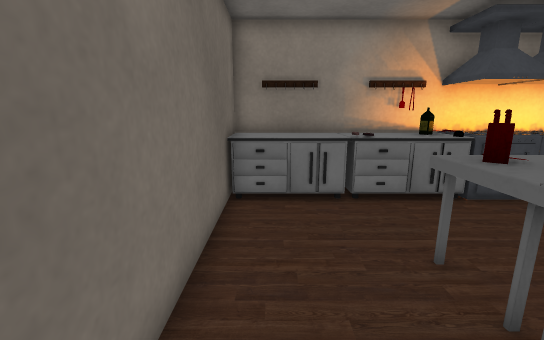
View 1 (above)

14 first-person views from a walk through a 3-D level made in the Unity game engine. The camera is 1.3 m above the floor, tilts 12° down and sees 90° across. The floor is counted in squares, 0.48 m on a side. Each view is taken from the middle of a square. On the plan, view 1 faces up. The plan holds only what a view shows up to about 19 squares ahead; the rest is blank. The player is left out. Some surface patterns are stand-ins.

View 2
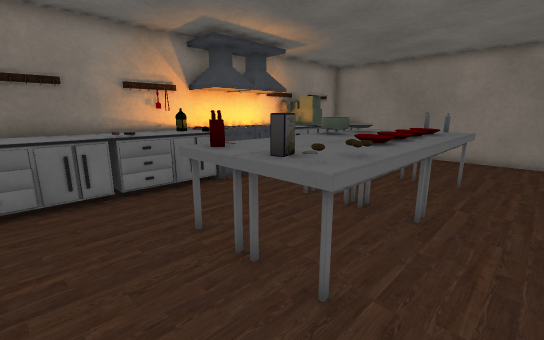

View 3
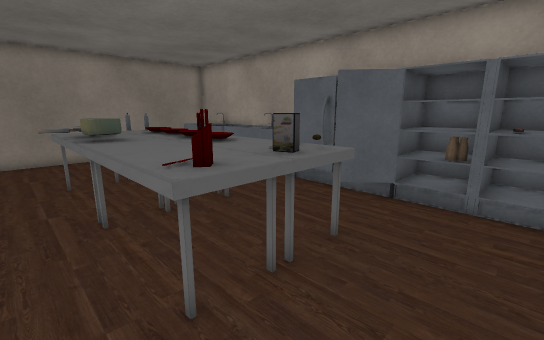

View 4
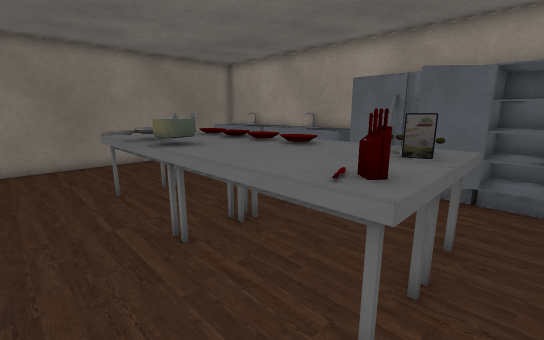

View 5
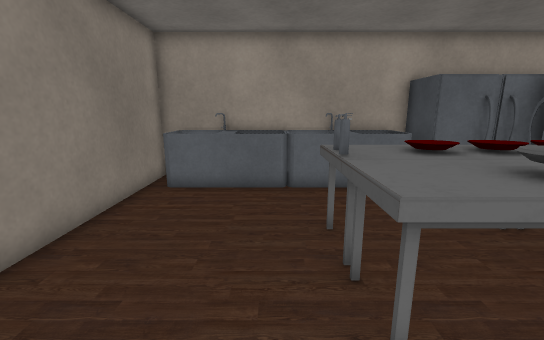

View 6
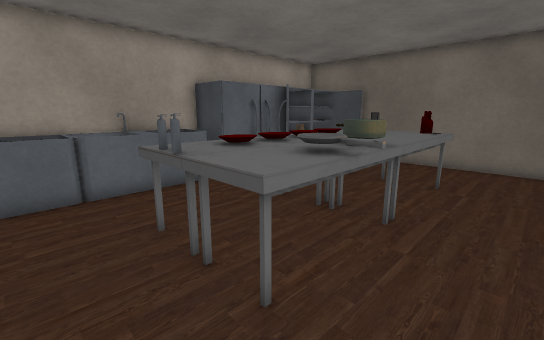

View 7
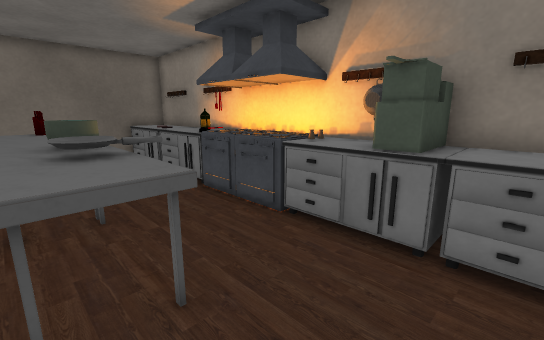

View 8
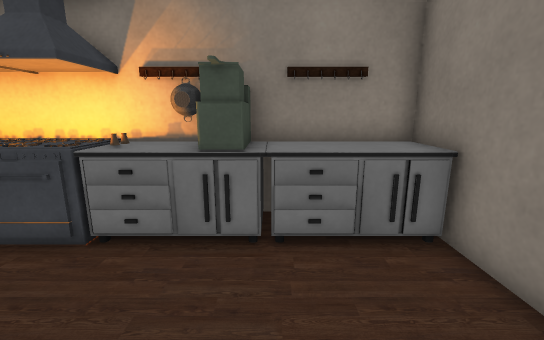

View 9
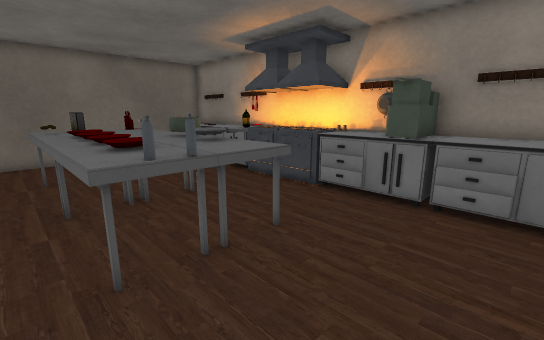

View 10
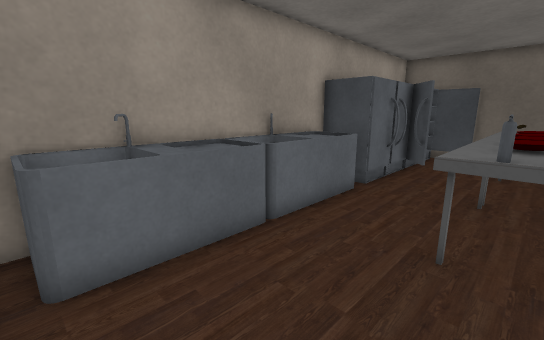

View 11
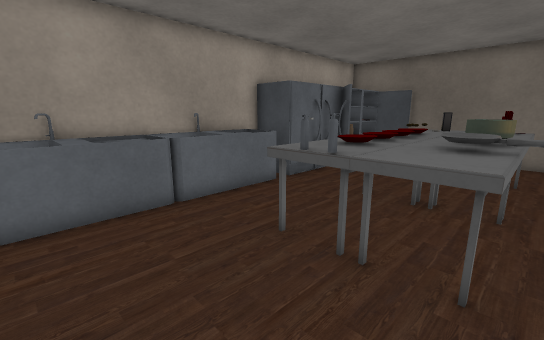

View 12
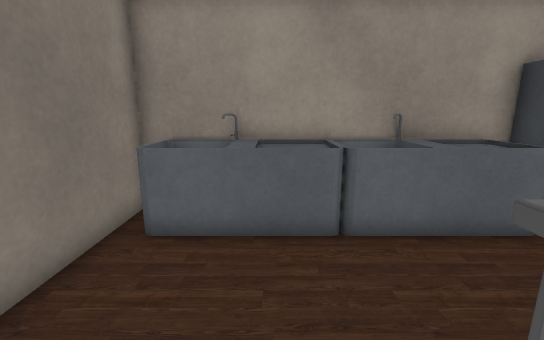

View 13
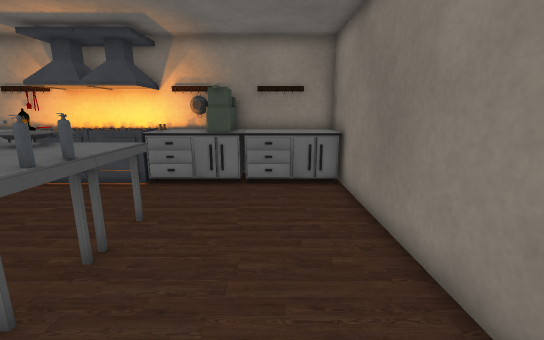

View 14
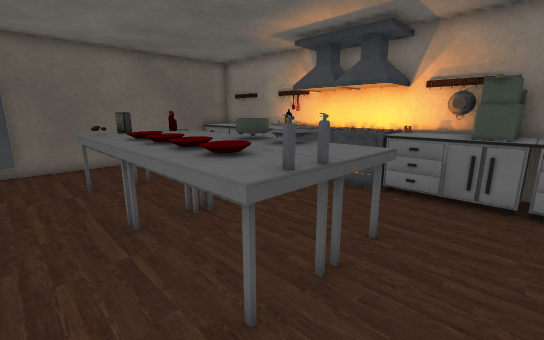

### Floor plan
Key: @ floor where view 1 was taken; # wall or solid block; . floor; E oven; B bottle; T table; P pot; F fire extinguisher; R fridge; S sink; O other object.
Columns run from 2 left of view 1 to 18 right of it. Each row starts with its distance up from view 1.
 10  OOOOOOO#E#E#OO##OOO#
  9  OOOOOOBEEEEEOOOOOOOO
  8  OOOOOOOEEEEEOOOOOOOO
  7 ##..................#
  6  #..................#
  5  #...TTTTTTTTTT.....#
  4  #...TTTTTPPTTT.....#
  3  #...TTTTTTTTTT.....#
  2  #...TTTTTTTTTFO....#
  1  #...TTTTTTTTTT.....#
  0 ##@.................#
 -1 #R..................#
 -2  R....RRR...........#
 -3  RRRRRRRRRSSSSSSSSSS#
 -4  RRRR    RSSSSSSSS S#
 -5   RRR    RSSSSSSSSSS#

Positions as (right, up) in squares from view 1, and headings:
1: (0, 0), facing up
2: (0, -1), facing up-right
3: (0, 6), facing down-right
4: (2, 7), facing down-right
5: (13, 7), facing down
6: (14, 7), facing down-left
7: (15, 3), facing up-left
8: (14, 3), facing up
9: (16, 0), facing up-left
10: (17, 2), facing down-left
11: (16, 5), facing down-left
12: (14, 3), facing down
13: (15, -2), facing up
14: (14, -1), facing up-left
